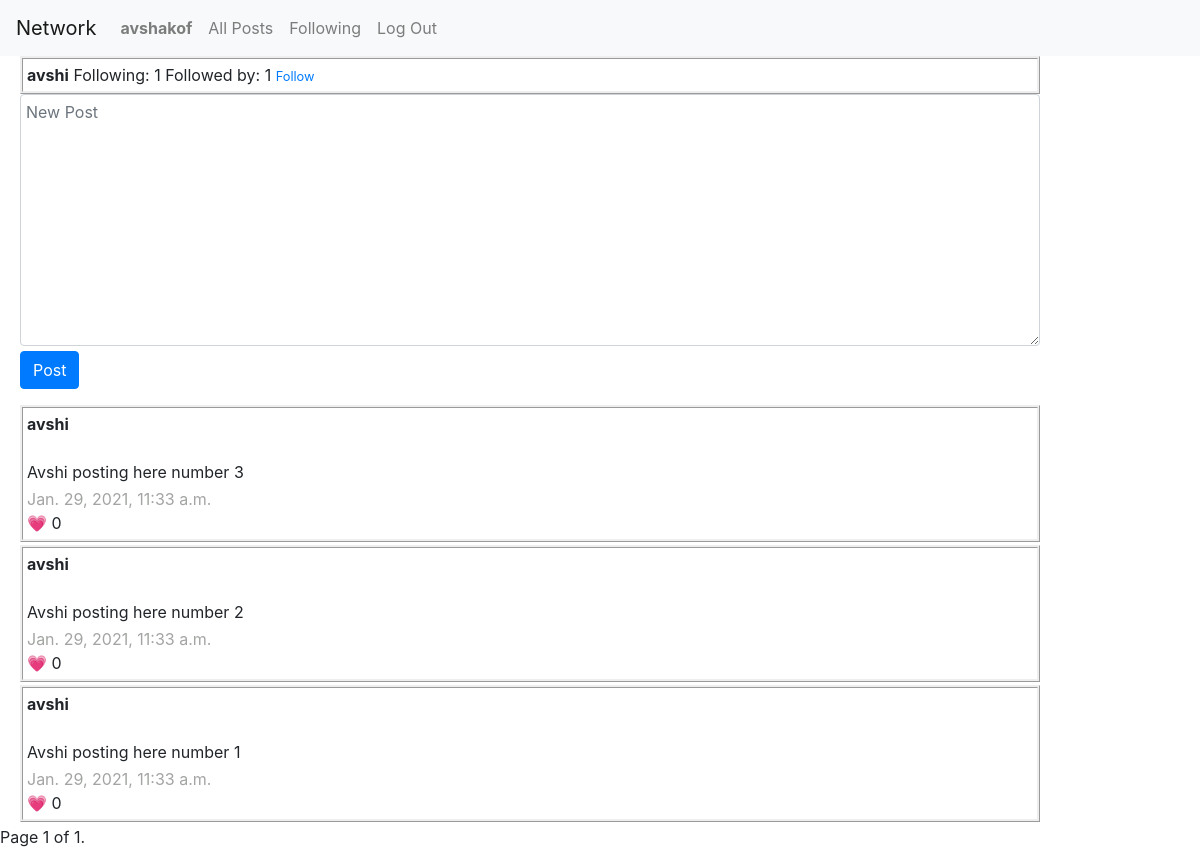
The app's page /avshi (signed in) with its own data.
### network/models.py (models this page shows, shortened)
class User(AbstractUser):
    follows_this_many = models.IntegerField(default=0)
    followed_by_this_many = models.IntegerField(default=0)

class Post(models.Model):
    user = models.ForeignKey(User, on_delete=models.CASCADE, related_name="poster")
    content = models.CharField(max_length=256)
    timestamp = models.DateTimeField(auto_now_add=True)
    likes = models.IntegerField(default=0)

### network/views.py (the view)
# urls.py: path("<str:user>", views.profile, name="profile"),
@login_required
def profile(request, user):
    profile_user = User.objects.get(username=user)
    user = request.user
    try:
        following = Following.objects.get(user_followed=profile_user, followed_by=user)
    except:
        following = None
    posts = Post.objects.all().filter(user=profile_user)
    posts = posts.order_by("-timestamp").all()
    paginator = Paginator(posts, 10)
    page_number = request.GET.get('page')
    page_obj = paginator.get_page(page_number)
    return render(request, "network/profile.html", {
        'form': NewPostForm(),
        'following': following,
        'profile_user': profile_user,
        'page_obj': page_obj,
    })

### network/views.py
class NewPostForm(forms.Form):
    content = forms.CharField(widget=forms.Textarea(attrs={
        'class': 'form-control',
        'placeholder': 'New Post',
        'required': 'required',
        'style':'padding: 5px; width: 85%; margin-left: 20px; margin-bottom: 5px;'
        }), label=False)

### network/templates/network/profile.html (shortened to what this page needs)
{% extends "network/layout.html" %}
{% block body %}
    <div class="profile-user">
            <strong>{{ profile_user }}</strong>
            <span>Following: {{ profile_user.follows_this_many }} Followed by: {{ profile_user.followed_by_this_many }}</span>
            {% if user.is_authenticated %}
                {% if user == profile_user %}
                {% else %}
                    {% if following %}
                        <a href="{% url 'followship' profile_user %}"><small>Unfollow</small></a>
                    {% else %}
                        <a href="{% url 'followship' profile_user %}"><small>Follow</small></a>
                    {% endif %}
                {% endif %}
            {% endif %}
    </div>
    {% if user.is_authenticated %}
    <div id="#new-post">
        <div class="form-group">
            <form action="{% url 'new_post'%}" method="POST" class="form-group" >
                {{ form }}
                <input type="submit" value="Post" class="btn btn-primary" style="margin-left: 20px;">
            </form>
        </div>
    </div>
    {% endif %}
    {% for post in page_obj %}
        <div class="post-list">
            <div><strong>{{ post.user }}</strong></div>
            <br>
            <div class="post-content">{{ post.content }}</div>
            <div class="post-timestamp">{{ post.timestamp }}</div>
            <div>&#128151; {{ post.likes }}</div>
        </div>
    {% endfor %}
    <div class="pagination">
        <span class="step-links">
            <div class="current">
                Page {{ page_obj.number }} of {{ page_obj.paginator.num_pages }}.
            </div>
        </span>
    </div>
{% endblock %}

### network/templates/network/layout.html (shortened to what this page needs)
{% load static %}
<!DOCTYPE html>
<html lang="en">
    <head>
        <link rel="stylesheet" href="https://stackpath.bootstrapcdn.com/bootstrap/4.4.1/css/bootstrap.min.css">
        <link href="{% static 'network/styles.css' %}" rel="stylesheet">
    </head>
    <body>
        <nav class="navbar navbar-expand-lg navbar-light bg-light">
            <a class="navbar-brand" href="#">Network</a>
            <div>
              <ul class="navbar-nav mr-auto">
                {% if user.is_authenticated %}
                    <li class="nav-item">
                        <a class="nav-link" href="{% url 'profile' user %}"><strong>{{ user.username }}</strong></a>
                    </li>
                {% endif %}
                <li class="nav-item">
                  <a class="nav-link" href="{% url 'index' %}">All Posts</a>
                </li>
                {% if user.is_authenticated %}
                    <li class="nav-item">
                        <a class="nav-link" href="#">Following</a>
                    </li>
                    <li class="nav-item">
                        <a class="nav-link" href="{% url 'logout' %}">Log Out</a>
                    </li>
                {% endif %}
              </ul>
            </div>
          </nav>
        <div class="body">
            {% block body %}
            {% endblock %}
        </div>
    </body>
</html>

### network/static/network/styles.css (style rules this page uses)
.post-list { border-style: ridge; margin:3px; padding: 4px; width: 85%; margin-left: 20px; }
.post-timestamp { color: rgb(162, 165, 162); }
.post-content { margin-bottom: 3px; }
.profile-user { border-style: ridge; padding: 4px; width: 85%; margin-left: 20px; }

### records on screen
User: username "avshakof"
User: username "avshi", follows_this_many "1", followed_by_this_many "1"
Post: user "avshi", content "Avshi posting here number 3", timestamp "Jan. 29, 2021, 11:33 a.m.", likes "0"
Post: user "avshi", content "Avshi posting here number 2", timestamp "Jan. 29, 2021, 11:33 a.m.", likes "0"
Post: user "avshi", content "Avshi posting here number 1", timestamp "Jan. 29, 2021, 11:33 a.m.", likes "0"

### other values on screen
{{ page_obj.number }} "1"
{{ page_obj.paginator.num_pages }} "1"
